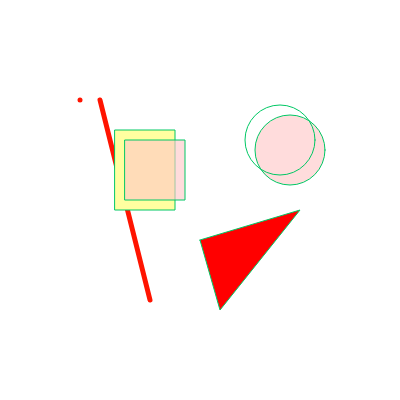
Frame 1 (no input)
Frame 60 (no input): identical to frame 1, image omitted
Frame 120 (the mouse pressed at the canvas centre since frame 60): identical to frame 1, image omitted

The p5.js sketch that drew this single still picture (run headless with seeded random() and noise() and a simulated clock; from frame 60 on, the mouse is pressed at the canvas centre):

// p5.js sketch
// ── sketch.js

// questa funzione viene chiamata all'inizio
function setup() {
	createCanvas(400, 400)
}


// mentre questa funzione è un ciclo
// e verrà eseguita fino alla fine dei giorni
function draw() {

	background(255)

	strokeWeight(5)
	stroke(255, 20, 0)
	point(80, 100)

	line(100, 100, 150, 300)

	stroke(0, 200, 100)
	strokeWeight(1)

	fill(255, 255, 160,)
	rect(115, 130, 60, 80)

	fill(255, 200, 200, 160)

	rect(125, 140, 60)

	ellipse(290, 150, 70)
	noFill()
	ellipse(280, 140, 70)

	fill(255,0,0)
	beginShape()
	vertex(200, 240)
	vertex(300, 210)
	vertex(220, 310)
	endShape(CLOSE)

}
